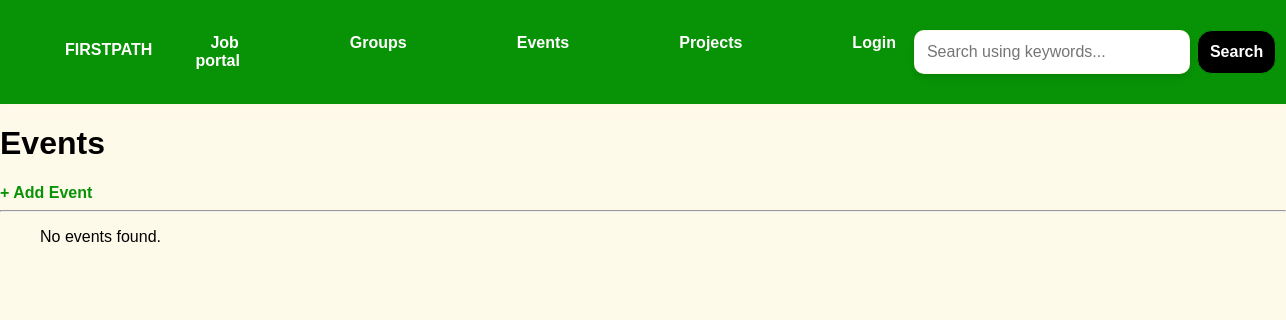
Page /events/ on the earlier database version.
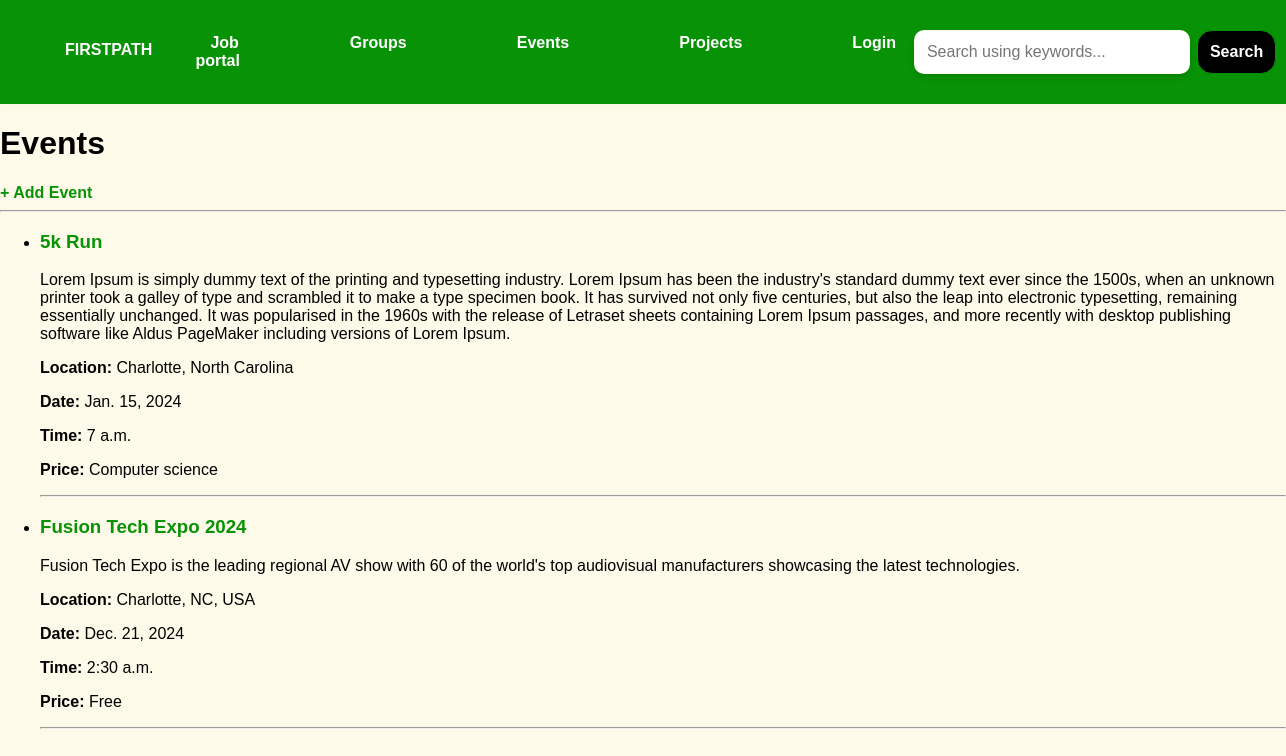
Same page on the later database version.
### base/models.py (models this page shows, shortened)
class Event(models.Model):
    host = models.ForeignKey(User, on_delete=models.CASCADE)  # The user posting the event
    title = models.CharField(max_length=200)
    description = models.TextField()
    location = models.CharField(max_length=200)
    date = models.DateField()
    time = models.TimeField()
    major = models.CharField(max_length=200)  # Related major
    created = models.DateTimeField(auto_now_add=True)

### base/views.py (the view, shortened to what this page needs)
# urls.py: path('events/', views.events_list, name="events-list"),
def events_list(request):
    events = Event.objects.all().order_by('date', 'time')  # Order by date and time
    q = request.GET.get('q') if request.GET.get('q') else ''
    context = {'events': events}
    return render(request, 'base/events_list.html', context)

### base/templates/base/events_list.html
{% extends 'main.html' %}
{% block content %}
<h1>Events</h1>
<a href="{% url 'create-event' %}">+ Add Event</a>
<hr>
<ul>
    {% for event in events %}
    <li>
        <h3>{{ event.title }}</h3>
        <p>{{ event.description }}</p>
        <p><strong>Location:</strong> {{ event.location }}</p>
        <p><strong>Date:</strong> {{ event.date }}</p>
        <p><strong>Time:</strong> {{ event.time }}</p>
        <p><strong>Price:</strong> {{ event.major }}</p>
    </li>
    <hr>
    {% empty %}
    <p>No events found.</p>
    {% endfor %}
</ul>
{% endblock %}

Differences in the rows shown:
added Event: title "5k Run", description "Lorem Ipsum is simply dummy text of the printing and typesetting industry. Lorem Ipsum has been the industry's standard dummy text ever since the 1500s, when an unknown printer took a galley of type and scrambled it to make a type specimen book. It has survived not only five centuries, but also the leap into electronic typesetting, remaining essentially unchanged. It was popularised in the 1960s with the release of Letraset sheets containing Lorem Ipsum passages, and more recently with desktop publishing software like Aldus PageMaker including versions of Lorem Ipsum.", location "Charlotte, North Carolina", date "Jan. 15, 2024", time "7 a.m.", major "Computer science"
added Event: title "Fusion Tech Expo 2024", description "Fusion Tech Expo is the leading regional AV show with 60 of the world's top audiovisual manufacturers showcasing the latest technologies.", location "Charlotte, NC, USA", date "Dec. 21, 2024", time "2:30 a.m.", major "Free"
Other differences:
text no longer shown: "No events found."
